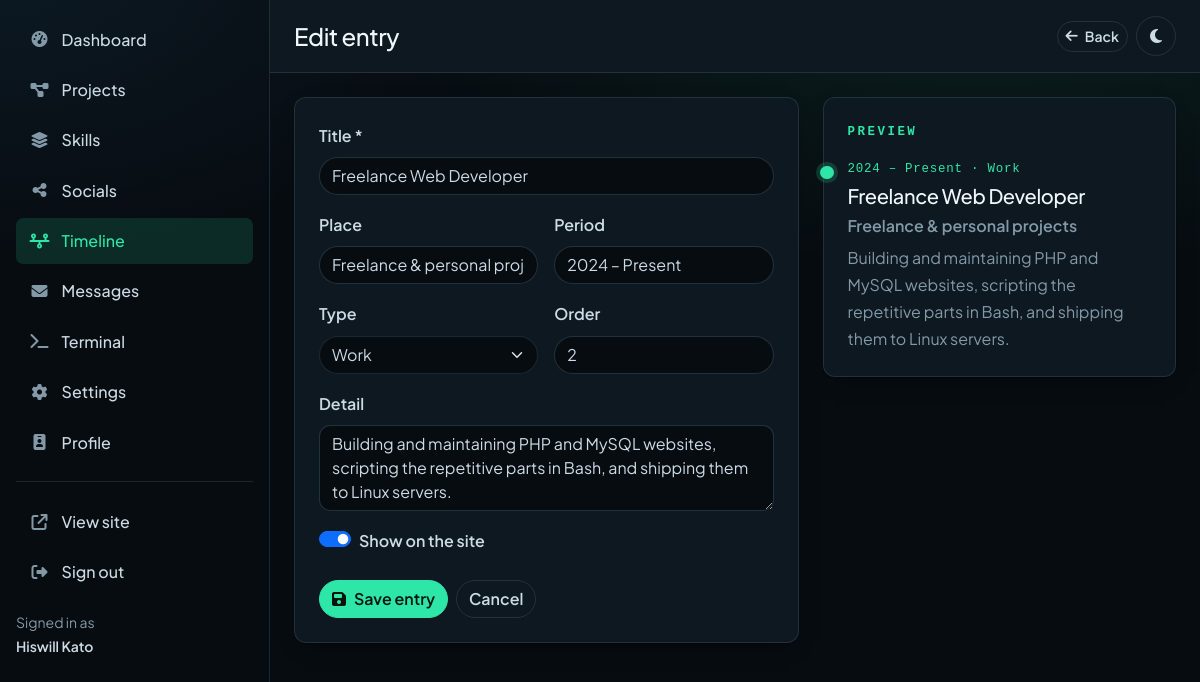
The page /admin/timeline.php?id=2 (signed in) on the database as committed earlier.
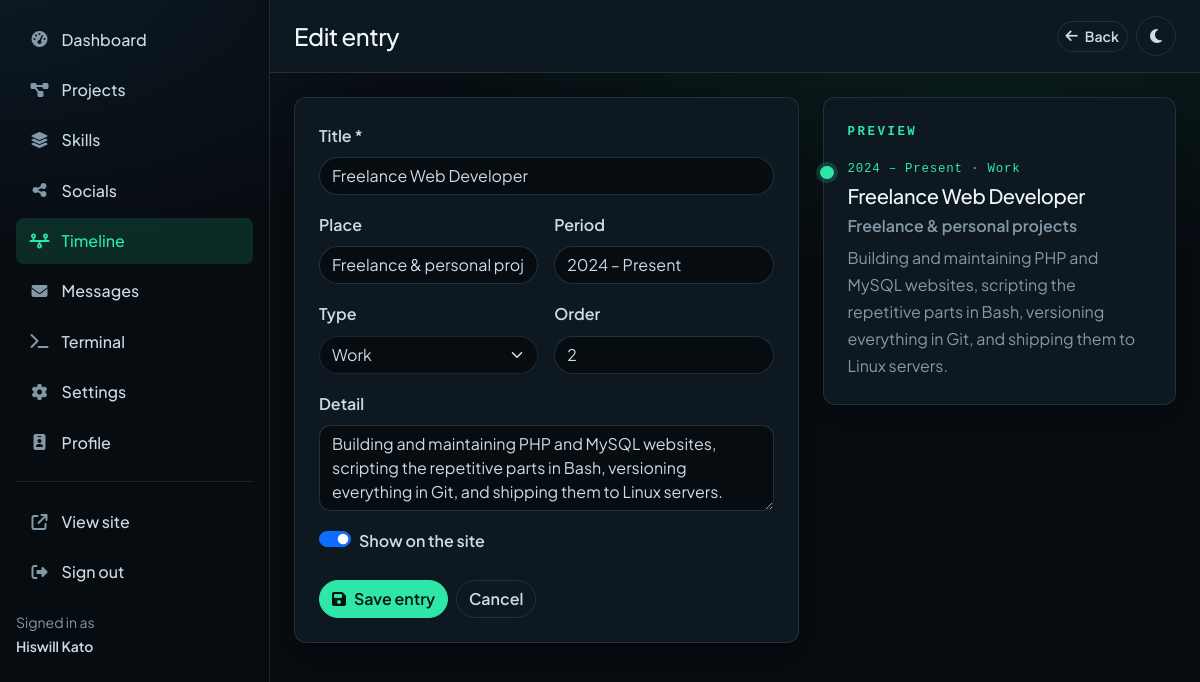
The same page on the database as committed later.
### tables this page shows
CREATE TABLE profile (
  id        INT UNSIGNED NOT NULL AUTO_INCREMENT,
  name      VARCHAR(80)  NOT NULL,
  alias     VARCHAR(40)  NOT NULL DEFAULT '',
  title     VARCHAR(120) NOT NULL,
  tagline   VARCHAR(200) NOT NULL DEFAULT '',
  bio       TEXT         NOT NULL,
  about     MEDIUMTEXT   NOT NULL,
  location  VARCHAR(120) NOT NULL DEFAULT '',
  campus    VARCHAR(160) NOT NULL DEFAULT '',
  degree    VARCHAR(160) NOT NULL DEFAULT '',
  email     VARCHAR(160) NOT NULL DEFAULT '',
  phone     VARCHAR(40)  NOT NULL DEFAULT '',
  avatar    VARCHAR(200) NOT NULL DEFAULT '',
  resume    VARCHAR(200) NOT NULL DEFAULT '',
  available TINYINT(1)   NOT NULL DEFAULT 1,
  updated   TIMESTAMP    NOT NULL DEFAULT CURRENT_TIMESTAMP ON UPDATE CURRENT_TIMESTAMP,
  PRIMARY KEY (id)
);

CREATE TABLE timeline (
  id     INT UNSIGNED NOT NULL AUTO_INCREMENT,
  title  VARCHAR(120) NOT NULL,
  place  VARCHAR(160) NOT NULL DEFAULT '',
  period VARCHAR(60)  NOT NULL DEFAULT '',
  detail VARCHAR(280) NOT NULL DEFAULT '',
  type   ENUM('education','work','milestone') NOT NULL DEFAULT 'milestone',
  sort   INT UNSIGNED NOT NULL DEFAULT 0,
  shown  TINYINT(1)   NOT NULL DEFAULT 1,
  PRIMARY KEY (id)
);

### app/db.php (called while the page is built, shortened)
<?php
function db(): mysqli
{
    static $conn = null;
    if ($conn === null) {
        try {
            $conn = new mysqli(DB_HOST, DB_USER, DB_PASS, DB_NAME);
            $conn->set_charset('utf8mb4');
        } catch (mysqli_sql_exception $problem) {
            http_response_code(503);
            $detail = SHOW_ERRORS ? '<p><code>' . htmlspecialchars($problem->getMessage()) . '</code></p>' : '';
            exit('<!doctype html><meta charset="utf-8"><title>Database unavailable</title>'
                . '<div style="font:16px/1.6 system-ui;max-width:36rem;margin:14vh auto;padding:0 1.5rem">'
                . '<h1 style="font-size:1.4rem">The database is not reachable.</h1>'
                . $detail
                . '<p>Check the <code>DB_*</code> values in <code>app/config.php</code> and that MariaDB is running.</p>'
                . '</div>');
        }
    }
    return $conn;
}
function query(string $sql, array $args = []): mysqli_stmt
{
    $statement = db()->prepare($sql);
    if ($args !== []) {
        $types = '';
        foreach ($args as $value) {
            $types .= is_int($value) ? 'i' : (is_float($value) ? 'd' : 's');
        }
        $bound = [$types];
        foreach ($args as $index => $ignored) {
            $bound[] = &$args[$index];
        }
        call_user_func_array([$statement, 'bind_param'], $bound);
    }
    $statement->execute();
    return $statement;
}
function one(string $sql, array $args = []): ?array
{
    $row = query($sql, $args)->get_result()->fetch_assoc();
    return $row ?: null;
}

### app/data.php (called while the page is built, shortened)
<?php
function me(): array
{
    static $me = null;
    if ($me === null) {
        $me = one('SELECT * FROM profile ORDER BY id LIMIT 1') ?? [];
    }
    return $me;
}
function journeys(): array
{
    return [
        'education' => 'Education',
        'work' => 'Work',
        'milestone' => 'Milestone',
    ];
}

### admin/timeline.php (the view, shortened to what this page needs)
<?php
require __DIR__ . '/../app/init.php';
$id  = (int) ($_GET['id'] ?? 0);
$row = $id > 0 ? one('SELECT * FROM timeline WHERE id = ?', [$id]) : null;
$data = [
    'title'  => $row['title']  ?? '',
    'place'  => $row['place']  ?? '',
    'period' => $row['period'] ?? '',
    'detail' => $row['detail'] ?? '',
    'type'   => $row['type']   ?? 'milestone',
    'sort'   => (int) ($row['sort'] ?? 0),
    'shown'  => (int) ($row['shown'] ?? 1),
];
$title   = $row ? 'Edit entry' : 'New entry';
$actions = '<a class="btn btn-ghost btn-sm" href="' . panel('timelines') . '">' . icon('fa-solid fa-arrow-left') . ' Back</a>';
require __DIR__ . '/parts/header.php';
?>
<div class="row g-4">
    <div class="col-lg-7">
        <div class="card p-4">
            <form method="post" action="<?= panel('timeline' . ($id ? '?id=' . $id : '')) ?>">
                <label class="form-label fw-semibold" for="title">Title *</label>
                <input class="form-control mb-3" id="title" name="title" value="<?= e($data['title']) ?>" required autofocus>
                <div class="row g-3">
                    <div class="col-md-6">
                        <label class="form-label fw-semibold" for="place">Place</label>
                        <input class="form-control" id="place" name="place" value="<?= e($data['place']) ?>">
                    </div>
                    <div class="col-md-6">
                        <label class="form-label fw-semibold" for="period">Period</label>
                        <input class="form-control" id="period" name="period" value="<?= e($data['period']) ?>" placeholder="2022 — 2026">
                    </div>
                    <div class="col-md-6">
                        <label class="form-label fw-semibold" for="type">Type</label>
                        <select class="form-select" id="type" name="type">
                            <?= options(journeys(), $data['type']) ?>
                        </select>
                    </div>
                    <div class="col-md-6">
                        <label class="form-label fw-semibold" for="sort">Order</label>
                        <input class="form-control" id="sort" name="sort" type="number" value="<?= (int) $data['sort'] ?>">
                    </div>
                    <div class="col-12">
                        <label class="form-label fw-semibold" for="detail">Detail</label>
                        <textarea class="form-control" id="detail" name="detail" rows="3" maxlength="280"><?= e($data['detail']) ?></textarea>
                    </div>
                    <div class="col-12">
                        <div class="form-check form-switch">
                            <input class="form-check-input" type="checkbox" role="switch" id="shown" name="shown" <?= $data['shown'] ? 'checked' : '' ?>>
                            <label class="form-check-label fw-semibold" for="shown">Show on the site</label>
                        </div>
                    </div>
                </div>
                <div class="d-flex gap-2 mt-4">
                    <button class="btn btn-primary" type="submit"><?= icon('fa-solid fa-floppy-disk') ?> Save entry</button>
                    <a class="btn btn-ghost" href="<?= panel('timelines') ?>">Cancel</a>
                </div>
            </form>
        </div>
    </div>
    <div class="col-lg-5">
        <div class="card p-4">
            <span class="eyebrow mb-3">Preview</span>
            <div class="timeline-item">
                <div class="timeline-period mb-1">
                    <?= e($data['period'] ?: 'Period') ?>
                    &middot; <?= e(ucfirst($data['type'])) ?>
                </div>
                <h3 class="h5 mb-1"><?= e($data['title'] ?: 'Entry title') ?></h3>
                <?php if ($data['place'] !== ''): ?>
                    <div class="fw-semibold text-body-secondary mb-1"><?= e($data['place']) ?></div>
                <?php endif; ?>
                <?php if ($data['detail'] !== ''): ?>
                    <p class="text-body-secondary mb-0"><?= e($data['detail']) ?></p>
                <?php endif; ?>
            </div>
        </div>
    </div>
</div>
<?php require __DIR__ . '/parts/footer.php'; ?>

### app/functions.php (shortened to what this page needs)
<?php
function e(mixed $value): string
{
    return htmlspecialchars((string) $value, ENT_QUOTES, 'UTF-8');
}
function url(string $path = ''): string
{
    if (BASE_URL !== '') {
        $base = rtrim(BASE_URL, '/');
    } else {
        $scheme = (($_SERVER['HTTPS'] ?? '') === 'on') ? 'https' : 'http';
        $base = $scheme . '://' . ($_SERVER['HTTP_HOST'] ?? 'localhost');
    }
    return $path === '' ? $base : $base . '/' . ltrim($path, '/');
}
function asset(string $path): string
{
    return url('assets/' . ltrim($path, '/'));
}
function panel(string $path = ''): string
{
    return url('admin/' . ltrim($path, '/'));
}
function icon(string $classes): string
{
    return '<i class="' . e($classes) . '" aria-hidden="true"></i>';
}
function themeToggle(string $extra = ''): string
{
    $extra = $extra === '' ? '' : ' ' . $extra;
    return '<button type="button" class="btn btn-ghost rounded-circle theme-toggle' . $extra
        . '" aria-label="Switch theme">'
        . icon('fa-solid fa-moon') . icon('fa-solid fa-sun') . '</button>';
}
function options(array $pairs, string $selected = ''): string
{
    $out = '';
    foreach ($pairs as $value => $label) {
        $picked = (string) $value === $selected ? ' selected' : '';
        $out .= '<option value="' . e((string) $value) . '"' . $picked . '>' . e($label) . '</option>';
    }
    return $out;
}
function owner(): ?array
{
    return $_SESSION['user'] ?? null;
}
function guard(): array
{
    $user = owner();
    return $user;
}

### admin/parts/header.php (shortened to what this page needs)
<?php
$user = guard();
$me   = me();
$here = basename($_SERVER['SCRIPT_NAME'] ?? 'index.php', '.php');
$label = $title ?? 'Dashboard';
$menu = [
    ['index',    ['index'],                     'Dashboard', 'fa-solid fa-gauge-high'],
    ['projects', ['projects', 'project'],       'Projects',  'fa-solid fa-diagram-project'],
    ['skills',   ['skills', 'skill'],           'Skills',    'fa-solid fa-layer-group'],
    ['socials',  ['socials', 'social'],         'Socials',   'fa-solid fa-share-nodes'],
    ['timelines', ['timelines', 'timeline'],    'Timeline',  'fa-solid fa-timeline'],
    ['messages', ['messages', 'message'],       'Messages',  'fa-solid fa-envelope'],
    ['terminal', ['terminal'],                  'Terminal',  'fa-solid fa-terminal'],
    ['settings', ['settings'],                  'Settings',  'fa-solid fa-gear'],
    ['profile',  ['profile'],                   'Profile',   'fa-solid fa-id-badge'],
];
?>
<!doctype html>
<html lang="en" data-theme="dark" data-bs-theme="dark">
<head>
<link rel="stylesheet" href="<?= asset('css/bootstrap.min.css') ?>">
<link rel="stylesheet" href="<?= asset('css/all.min.css') ?>">
<link rel="stylesheet" href="<?= asset('css/style.css') ?>">
</head>
<body>
<div class="admin-shell d-flex">
    <div class="offcanvas-lg offcanvas-start admin-side" id="sidebar" tabindex="-1" aria-label="Admin menu">
        <div class="offcanvas-body d-flex flex-column p-3">
            <nav class="d-grid gap-1">
                <?php foreach ($menu as [$key, $scripts, $text, $glyph]): ?>
                    <?php $active = in_array($here, $scripts, true); ?>
                    <a class="admin-link<?= $active ? ' active' : '' ?>" href="<?= panel($key === 'index' ? '' : $key) ?>">
                        <i class="<?= e($glyph) ?>"></i>
                        <span><?= e($text) ?></span>
                    </a>
                <?php endforeach; ?>
            </nav>
            <hr class="my-3">
            <nav class="d-grid gap-1">
                <a class="admin-link" href="<?= url() ?>" target="_blank" rel="noopener">
                    <i class="fa-solid fa-arrow-up-right-from-square"></i><span>View site</span>
                </a>
                <a class="admin-link" href="<?= panel('logout') ?>">
                    <i class="fa-solid fa-right-from-bracket"></i><span>Sign out</span>
                </a>
            </nav>
            <div class="mt-auto pt-3 small text-body-secondary">
                Signed in as<br><span class="fw-semibold text-body"><?= e($user['name']) ?></span>
            </div>
        </div>
    </div>
    <div class="flex-grow-1 min-width-0">
        <header class="d-flex align-items-center gap-3 px-3 px-lg-4 py-3 border-bottom"
                style="background: var(--surface); position: sticky; top: 0; z-index: 1020;">
            <h1 class="h4 mb-0"><?= e($label) ?></h1>
            <div class="ms-auto d-flex align-items-center gap-2">
                <?php if (!empty($actions)): ?>
                    <div class="d-flex flex-wrap gap-2"><?= $actions ?></div>
                <?php endif; ?>
                <?= themeToggle() ?>
            </div>
        </header>
        <div class="p-3 p-lg-4">

### admin/parts/footer.php (shortened to what this page needs)
        </div>
    </div>
</div>
</body>
</html>

Rows that differ between the two databases and show on the page:
changed timeline "Freelance Web Developer": detail "Building and maintaining PHP and MySQL websites, scripting the repetitive parts in Bash, and shipping them to Linux servers." → "Building and maintaining PHP and MySQL websites, scripting the repetitive parts in Bash, versioning everything in Git, and shipping them to Linux servers."
